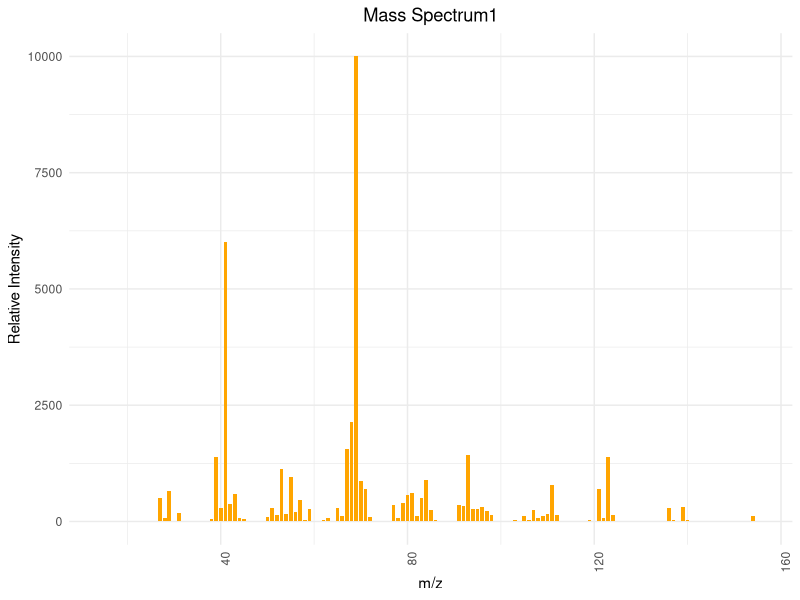
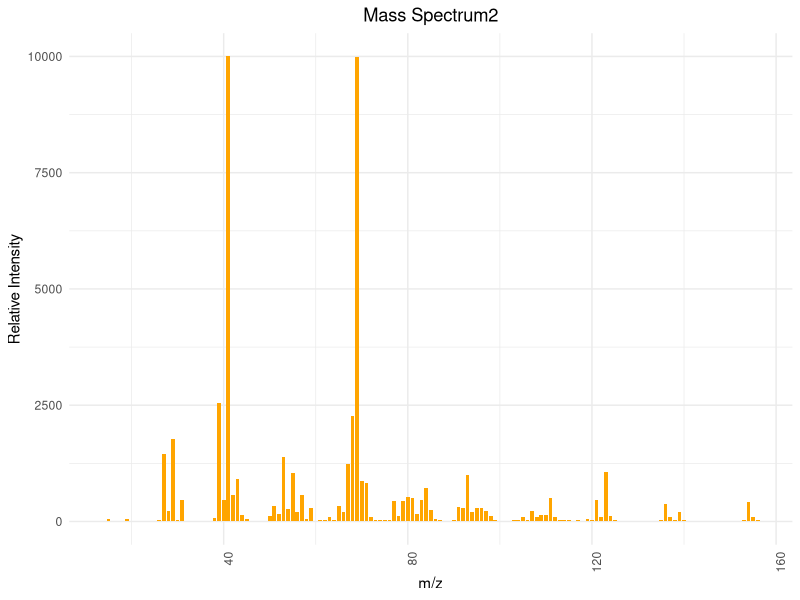
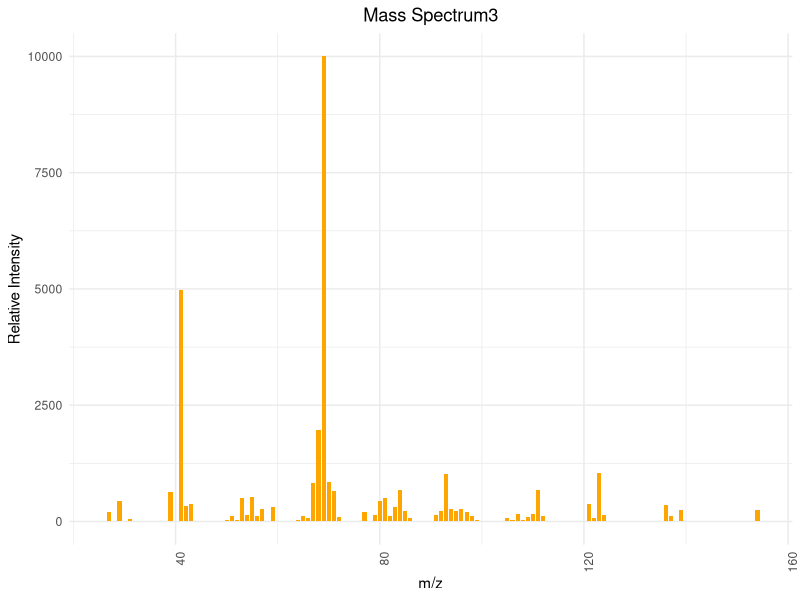
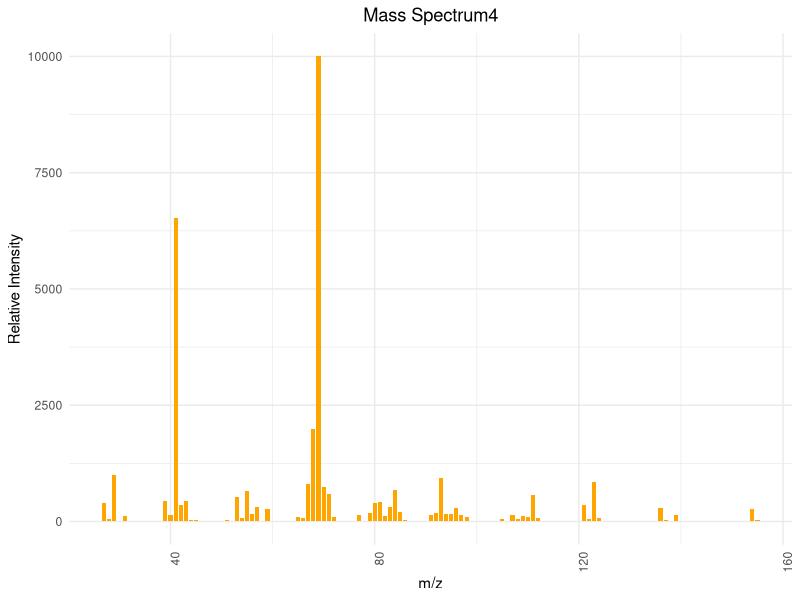

The R source for these figures, in order:
## ---- chunk 1
# 安装并加载所需的包
library(ggplot2)

# 图1
mz1 <- c(15, 19, 26, 27, 28, 29, 30, 31, 37, 38, 39, 40, 41, 42, 43, 44, 45, 50, 51, 52, 53, 54, 55, 56, 57, 58, 59, 60, 61, 62, 63, 64, 65, 66, 67, 68, 69, 70, 71, 72, 74, 75, 76, 77, 78, 79, 80, 81, 82, 83, 84, 85, 86, 89, 91, 92, 93, 94, 95, 96, 97, 98, 99, 103, 104, 105, 106, 107, 108, 109, 110, 111, 112, 113, 115, 117, 119, 120, 121, 122, 123, 124, 125, 126, 135, 136, 137, 139, 140, 154, 155)
intensity1 <- c(20, 10, 20, 500, 70, 660, 20, 180, 10, 60, 1390, 290, 6000, 380, 600, 70, 50, 100, 300, 140, 1120, 160, 960, 210, 470, 30, 270, 10, 10, 30, 80, 20, 300, 110, 1560, 2140, 9999, 860, 700, 100, 10, 10, 10, 360, 70, 400, 580, 620, 120, 500, 900, 240, 40, 10, 350, 330, 1430, 260, 270, 320, 220, 150, 20, 30, 10, 110, 30, 240, 80, 110, 160, 780, 150, 10, 10, 10, 30, 20, 700, 80, 1380, 140, 20, 10, 10, 280, 40, 310, 30, 120, 10)

data1 <- data.frame(mz1, intensity1)


ggplot(data1, aes(x=mz1, y=intensity1)) +
  geom_bar(stat="identity", fill="orange", width=0.8) + 
  theme_minimal() + 
  labs(title="Mass Spectrum1",
       x="m/z",
       y="Relative Intensity") + 
  theme(axis.text.x = element_text(angle = 90, hjust = 1), plot.title = element_text(hjust = 0.5))  

# 图2
mz2 <- c(14, 15, 16, 17, 18, 19, 26, 27, 28, 29, 30, 31, 38, 39, 40, 41, 42, 43, 44, 45, 50, 51, 52, 53, 54, 55, 56, 57, 58, 59, 60, 61, 62, 63, 64, 65, 66, 67, 68, 69, 70, 71, 72, 73, 74, 75, 76, 77, 78, 79, 80, 81, 82, 83, 84, 85, 86, 87, 90, 91, 92, 93, 94, 95, 96, 97, 98, 99, 103, 104, 105, 106, 107, 108, 109, 110, 111, 112, 113, 114, 115, 117, 119, 120, 121, 122, 123, 124, 125, 135, 136, 137, 138, 139, 140, 153, 154, 155, 156)
intensity2 <- c(10, 60, 20, 10, 20, 60, 40, 1460, 230, 1770, 40, 460, 70, 2550, 460, 9999, 560, 910, 140, 50, 110, 330, 170, 1380, 260, 1050, 200, 580, 50, 280, 10, 30, 30, 100, 30, 330, 200, 1230, 2270, 9980, 860, 830, 90, 30, 40, 30, 30, 430, 110, 440, 520, 510, 170, 460, 730, 250, 60, 30, 30, 320, 290, 990, 200, 280, 300, 220, 120, 30, 40, 30, 100, 30, 230, 100, 130, 130, 510, 100, 30, 30, 30, 30, 50, 40, 460, 100, 1060, 120, 30, 30, 370, 90, 30, 200, 40, 30, 410, 90, 30)

data2 <- data.frame(mz2, intensity2)

ggplot(data2, aes(x=mz2, y=intensity2)) +
  geom_bar(stat="identity", fill="orange", width=0.8) + 
  theme_minimal() + 
  labs(title="Mass Spectrum2",
       x="m/z",
       y="Relative Intensity") + 
  theme(axis.text.x = element_text(angle = 90, hjust = 1), plot.title = element_text(hjust = 0.5))  

# 图3
mz3 <- c(26, 27, 29, 31, 37, 38, 39, 41, 42, 43, 45, 47, 48, 49, 50, 51, 52, 53, 54, 55, 56, 57, 58, 59, 60, 61, 62, 63, 64, 65, 66, 67, 68, 69, 70, 71, 72, 73, 74, 75, 76, 77, 78, 79, 80, 81, 82, 83, 84, 85, 86, 87, 89, 90, 91, 92, 93, 94, 95, 96, 97, 98, 99, 100, 101, 102, 103, 104, 105, 106, 107, 108, 109, 110, 111, 112, 113, 114, 115, 116, 117, 118, 119, 120, 121, 122, 123, 124, 125, 126, 128, 129, 131, 132, 134, 135, 136, 137, 138, 139, 140, 142, 143, 144, 145, 146, 147, 149, 150, 151, 152, 153, 154)
intensity3 <- c(20, 210, 440, 60, 5, 5, 630, 4980, 340, 380, 20, 5, 5, 5, 30, 110, 30, 510, 140, 520, 110, 270, 20, 310, 10, 5, 5, 20, 30, 110, 80, 820, 1970, 9999, 850, 660, 90, 10, 5, 20, 5, 210, 20, 150, 430, 500, 120, 320, 680, 220, 80, 5, 10, 5, 130, 220, 1030, 260, 220, 270, 210, 110, 40, 5, 5, 5, 10, 5, 70, 30, 170, 30, 100, 170, 670, 120, 20, 5, 5, 5, 10, 5, 10, 20, 370, 70, 1050, 130, 20, 5, 5, 5, 10, 5, 10, 10, 360, 110, 5, 240, 20, 5, 5, 5, 5, 5, 20, 5, 5, 10, 10, 10, 240)

data3 <- data.frame(mz3, intensity3)

ggplot(data3, aes(x=mz3, y=intensity3)) +
  geom_bar(stat="identity", fill="orange", width=0.8) + 
  theme_minimal() + 
  labs(title="Mass Spectrum3",
       x="m/z",
       y="Relative Intensity") + 
  theme(axis.text.x = element_text(angle = 90, hjust = 1), plot.title = element_text(hjust = 0.5)) 

# 图4
mz4 <- c(27, 28, 29, 30, 31, 32, 39, 40, 41, 42, 43, 44, 45, 51, 52, 53, 54, 55, 56, 57, 58, 59, 60, 65, 66, 67, 68, 69, 70, 71, 72, 75, 77, 78, 79, 80, 81, 82, 83, 84, 85, 86, 91, 92, 93, 94, 95, 96, 97, 98, 99, 103, 105, 106, 107, 108, 109, 110, 111, 112, 113, 119, 120, 121, 122, 123, 124, 125, 126, 135, 136, 137, 139, 140, 154, 155)
intensity4 <- c(400, 60, 1000, 10, 120, 5, 430, 150, 6530, 350, 430, 30, 40, 30, 10, 520, 80, 650, 160, 320, 20, 270, 10, 90, 70, 800, 1980, 9999, 750, 590, 90, 10, 130, 20, 180, 400, 410, 110, 320, 680, 200, 30, 140, 190, 940, 170, 170, 280, 150, 90, 10, 5, 60, 10, 130, 50, 110, 100, 570, 70, 5, 20, 10, 350, 50, 850, 80, 10, 10, 5, 300, 30, 150, 10, 270, 30)

data4 <- data.frame(mz4, intensity4)

ggplot(data4, aes(x=mz4, y=intensity4)) +
  geom_bar(stat="identity", fill="orange", width=0.8) + 
  theme_minimal() + 
  labs(title="Mass Spectrum4",
       x="m/z",
       y="Relative Intensity") + 
  theme(axis.text.x = element_text(angle = 90, hjust = 1), plot.title = element_text(hjust = 0.5)) 

